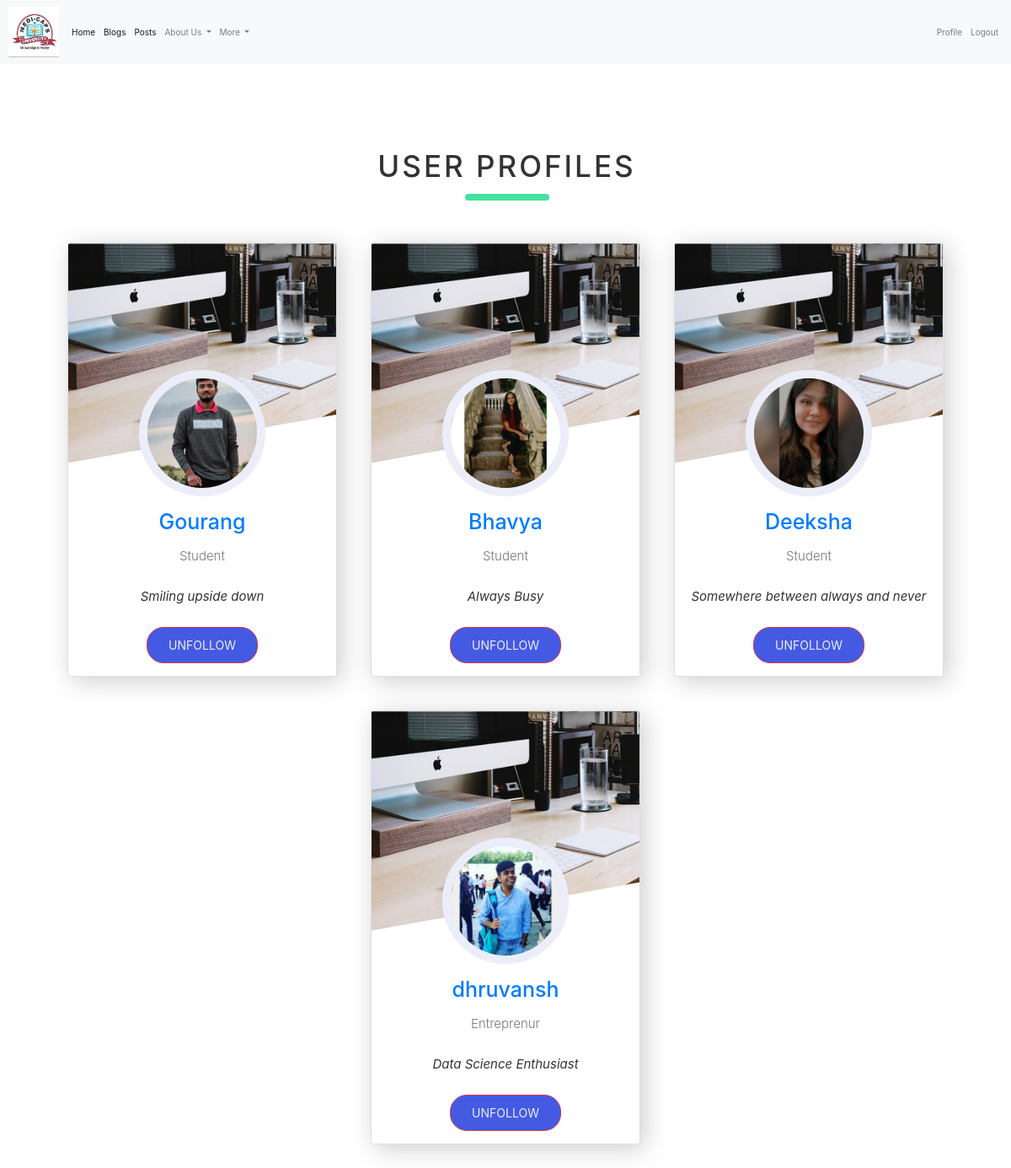
Page /profile_all/ (signed in) on the earlier database version.
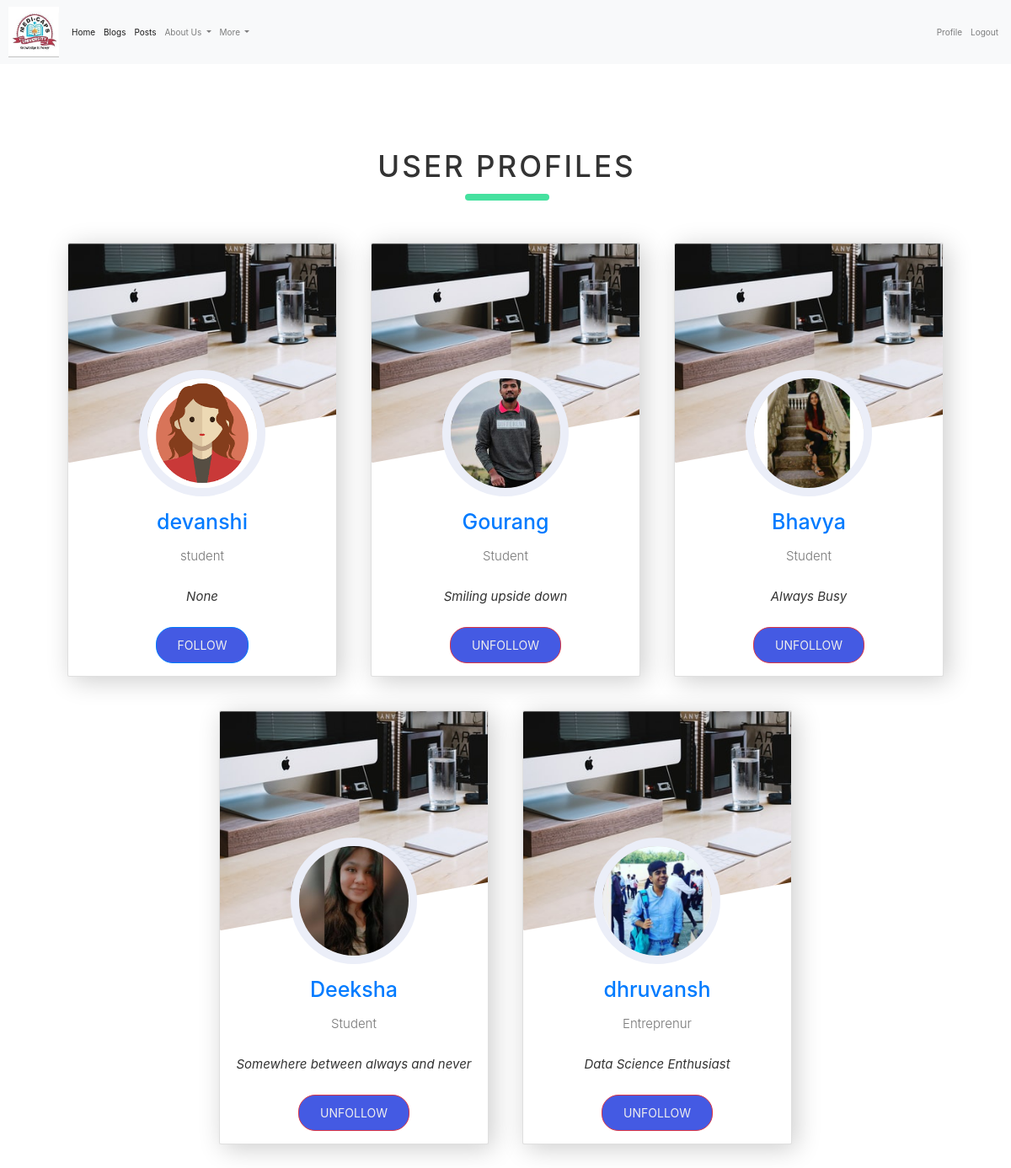
Same page on the later database version.
### user/models.py (models this page shows, shortened)
class Profile(models.Model):
	user = models.OneToOneField(User, on_delete=models.CASCADE)
	image = models.ImageField(default='default.png', upload_to='profile_pic')
	age = models.IntegerField(default = 18, validators = [MinValueValidator(18)])
	phone_number = models.CharField(validators = [RegexValidator("^0?[5-9]{1}\d{9}$")], max_length = 15, null = True, blank = True)
	bio = models.TextField(null = True, blank = True)
	address = models.TextField(max_length=200, null=True, blank=True)
	status = models.CharField(max_length=20, default='student', choices=(('Employee', 'Employee'), ('Freelancer', 'Freelancer'), ('Entreprenur', 'Entreprenur'), ('Student', 'Student'), ('Professor', 'Professor')))
	gender = models.CharField(max_length=20, default='male', choices=(('male', 'male'), ('female', 'female'), ('other', 'other')))

### user/views.py (the view)
# urls.py: path('profile_all/', user_views.ProfileListView.as_view(), name='profile-list'),
class ProfileListView(LoginRequiredMixin, ListView):
    model = Profile
    template_name = 'user/profile_list.html'
    context_object_name = 'profile'
    def get_queryset(self):
        q = self.request.GET.get("q")
        if q == None:
            q = ""
        profileList = Profile.objects.filter(Q(user__username__icontains = q)).order_by("-id")
        for p in profileList:
            p.followed = False
            ob = FollowUser.objects.filter(profile=p, followed_by=self.request.user)
            if ob:
                p.followed = True
        return profileList

### user/templates/user/profile_list.html
{% extends "common/base.html" %}
{% load crispy_forms_tags %}
{% load static %}
{% block style %}
  <link rel="stylesheet" type="text/css" href="{% static 'user/customcss/profile_list_style.css' %}">
{% endblock style %}
{% block content %}
    <section>
      <div class="container">
        <h1 class="heading">User Profiles</h1>
        <div class="card-wrapper">
          {% for p in profile %}
          <div class="card">
            <img src="{% static 'user/resources/card-bg.jpg' %}" alt="card background" class="card-img">
            <img src="{{ p.user.profile.image.url }}" alt="profile image" class="profile-img">
            <h1><a class="article-title" href="{% url 'profile-detail' p.id %}">{{ p.user }}</a></h1>
            <p class="job-title">{{ p.user.profile.status }}</p>
            <p class="about">{{ p.user.profile.bio }}</p>
            {% if p.followed %}
              <h2><a class="btn btn-danger btn-sm" href="{% url 'unfollow-user' p.id %}">UnFollow</a></h2>
            {% else %}
              <h2><a class="btn btn-primary btn-sm" href="{% url 'follow-user' p.id %}">Follow</a></h2>
            {% endif %}
            </div>
          {% endfor %}
        </div>
      </div>
    </section>
{% endblock content %}

Differences in the rows shown:
added Profile: user.profile.image (placeholder picture), user "devanshi", user.profile.status "student", user.profile.bio "None", shows "FOLLOW"
